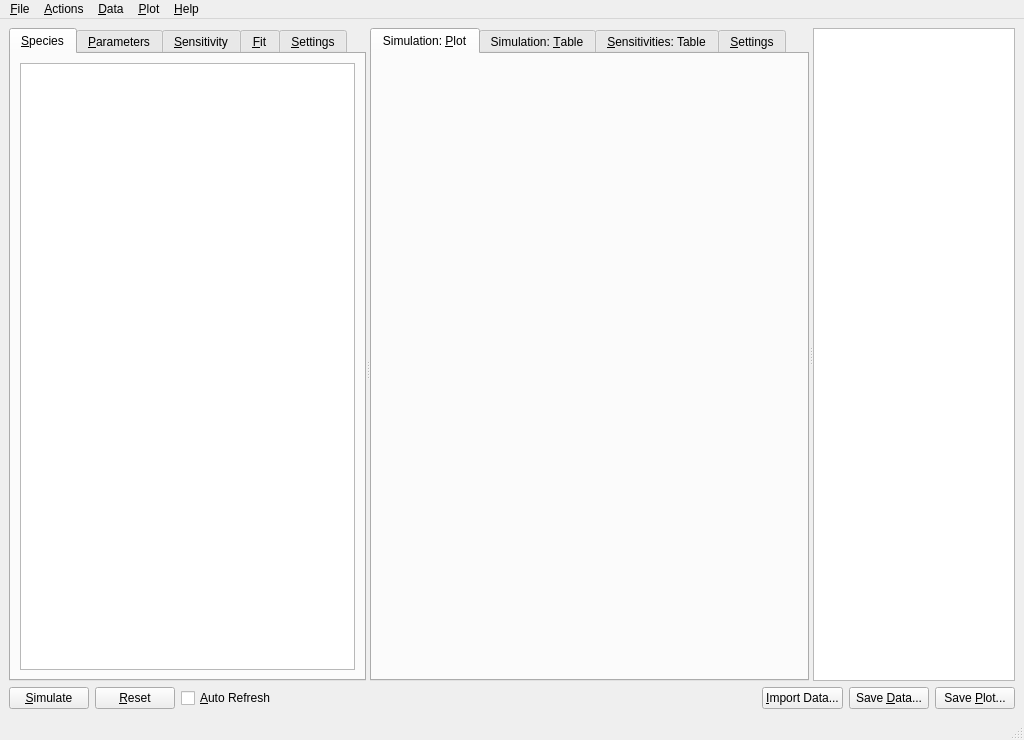
<?xml version="1.0" encoding="UTF-8"?>
<ui version="4.0">
 <class>SimulationWindow</class>
 <widget class="QMainWindow" name="SimulationWindow">
  <property name="geometry">
   <rect>
    <x>0</x>
    <y>0</y>
    <width>1024</width>
    <height>740</height>
   </rect>
  </property>
  <property name="windowTitle">
   <string>Simulation Workbench</string>
  </property>
  <widget class="QWidget" name="centralwidget">
   <property name="sizePolicy">
    <sizepolicy hsizetype="Preferred" vsizetype="Preferred">
     <horstretch>0</horstretch>
     <verstretch>10</verstretch>
    </sizepolicy>
   </property>
   <layout class="QHBoxLayout" name="horizontalLayout_3">
    <item>
     <widget class="QSplitter" name="splitter_2">
      <property name="orientation">
       <enum>Qt::Horizontal</enum>
      </property>
      <widget class="QWidget" name="layoutWidget">
       <layout class="QVBoxLayout" name="verticalLayout_6">
        <item>
         <widget class="QTabWidget" name="actionTabWidget">
          <property name="currentIndex">
           <number>0</number>
          </property>
          <widget class="QWidget" name="tabSpecies">
           <attribute name="title">
            <string>&amp;Species</string>
           </attribute>
           <layout class="QVBoxLayout" name="verticalLayout_5">
            <item>
             <widget class="QTableView" name="speciesTableView"/>
            </item>
           </layout>
          </widget>
          <widget class="QWidget" name="tabParameters">
           <attribute name="title">
            <string>&amp;Parameters</string>
           </attribute>
           <layout class="QVBoxLayout" name="verticalLayout">
            <item>
             <widget class="QTableView" name="parametersTableView"/>
            </item>
           </layout>
          </widget>
          <widget class="QWidget" name="tabSensitivity">
           <attribute name="title">
            <string>&amp;Sensitivity</string>
           </attribute>
           <layout class="QVBoxLayout" name="verticalLayout_2">
            <item>
             <widget class="QTableView" name="sensitivityTableView"/>
            </item>
            <item>
             <widget class="QPushButton" name="computeSensitivitiesButton">
              <property name="text">
               <string>Compute Sensitivities</string>
              </property>
             </widget>
            </item>
           </layout>
          </widget>
          <widget class="QWidget" name="tabFit">
           <attribute name="title">
            <string>&amp;Fit</string>
           </attribute>
           <layout class="QVBoxLayout" name="verticalLayout_3">
            <item>
             <widget class="QLabel" name="label_3">
              <property name="text">
               <string>This is an upcoming feature.</string>
              </property>
              <property name="alignment">
               <set>Qt::AlignCenter</set>
              </property>
             </widget>
            </item>
           </layout>
          </widget>
          <widget class="QWidget" name="tabSettings">
           <attribute name="title">
            <string>&amp;Settings</string>
           </attribute>
           <layout class="QVBoxLayout" name="verticalLayout_12">
            <item>
             <layout class="QVBoxLayout" name="verticalLayout_4">
              <item>
               <widget class="QGroupBox" name="groupBoxTimes">
                <property name="title">
                 <string>Time Settings</string>
                </property>
                <layout class="QGridLayout" name="gridLayout">
                 <item row="0" column="0">
                  <widget class="QLabel" name="labelStartTime">
                   <property name="text">
                    <string>Start Time</string>
                   </property>
                  </widget>
                 </item>
                 <item row="0" column="1">
                  <widget class="QLineEdit" name="lineEditStartTime">
                   <property name="text">
                    <string>0</string>
                   </property>
                  </widget>
                 </item>
                 <item row="1" column="0">
                  <widget class="QLabel" name="labelEndTime">
                   <property name="text">
                    <string>End Time</string>
                   </property>
                  </widget>
                 </item>
                 <item row="1" column="1">
                  <widget class="QLineEdit" name="lineEditEndTime">
                   <property name="text">
                    <string>100</string>
                   </property>
                  </widget>
                 </item>
                 <item row="2" column="0">
                  <widget class="QLabel" name="labelTimeUnit">
                   <property name="text">
                    <string>Time Unit</string>
                   </property>
                  </widget>
                 </item>
                 <item row="2" column="1">
                  <widget class="QLineEdit" name="lineEditTimeUnit">
                   <property name="text">
                    <string>d</string>
                   </property>
                  </widget>
                 </item>
                 <item row="3" column="0">
                  <widget class="QLabel" name="labelNumTimepoints">
                   <property name="text">
                    <string># Points</string>
                   </property>
                  </widget>
                 </item>
                 <item row="3" column="1">
                  <widget class="QLineEdit" name="lineEditNumTimepoints">
                   <property name="text">
                    <string>30</string>
                   </property>
                  </widget>
                 </item>
                </layout>
               </widget>
              </item>
              <item>
               <widget class="QGroupBox" name="groupBoxTolerances">
                <property name="sizePolicy">
                 <sizepolicy hsizetype="Preferred" vsizetype="Minimum">
                  <horstretch>0</horstretch>
                  <verstretch>0</verstretch>
                 </sizepolicy>
                </property>
                <property name="title">
                 <string>Tolerance Settings</string>
                </property>
                <property name="flat">
                 <bool>false</bool>
                </property>
                <property name="checkable">
                 <bool>false</bool>
                </property>
                <layout class="QGridLayout" name="gridLayout_2">
                 <item row="0" column="0">
                  <widget class="QLabel" name="labelTolerance1">
                   <property name="sizePolicy">
                    <sizepolicy hsizetype="Preferred" vsizetype="Minimum">
                     <horstretch>0</horstretch>
                     <verstretch>0</verstretch>
                    </sizepolicy>
                   </property>
                   <property name="text">
                    <string>Rel. Tolerance</string>
                   </property>
                  </widget>
                 </item>
                 <item row="0" column="1">
                  <widget class="QLineEdit" name="lineEditTolerance1">
                   <property name="text">
                    <string>9.9999999999999995E-07</string>
                   </property>
                  </widget>
                 </item>
                 <item row="1" column="0">
                  <widget class="QLabel" name="labelTolerance2">
                   <property name="sizePolicy">
                    <sizepolicy hsizetype="Preferred" vsizetype="Minimum">
                     <horstretch>0</horstretch>
                     <verstretch>0</verstretch>
                    </sizepolicy>
                   </property>
                   <property name="text">
                    <string>Tolerance 2</string>
                   </property>
                  </widget>
                 </item>
                 <item row="1" column="1">
                  <widget class="QLineEdit" name="lineEditTolerance2">
                   <property name="text">
                    <string>5.2499999999999995E-07</string>
                   </property>
                  </widget>
                 </item>
                 <item row="2" column="1">
                  <widget class="QLineEdit" name="lineEditTolerance3">
                   <property name="text">
                    <string>1.0000000000000000E+00</string>
                   </property>
                  </widget>
                 </item>
                 <item row="2" column="0">
                  <widget class="QLabel" name="labelTolerance3">
                   <property name="text">
                    <string>Tolerance 3</string>
                   </property>
                  </widget>
                 </item>
                </layout>
               </widget>
              </item>
              <item>
               <spacer name="verticalSpacer_2">
                <property name="orientation">
                 <enum>Qt::Vertical</enum>
                </property>
                <property name="sizeHint" stdset="0">
                 <size>
                  <width>20</width>
                  <height>238</height>
                 </size>
                </property>
               </spacer>
              </item>
             </layout>
            </item>
           </layout>
          </widget>
         </widget>
        </item>
        <item>
         <layout class="QHBoxLayout" name="horizontalLayout">
          <item>
           <widget class="QPushButton" name="simulateButton">
            <property name="text">
             <string>&amp;Simulate</string>
            </property>
           </widget>
          </item>
          <item>
           <widget class="QPushButton" name="resetButton">
            <property name="text">
             <string>&amp;Reset</string>
            </property>
           </widget>
          </item>
          <item>
           <widget class="QCheckBox" name="autoRefreshCheckBox">
            <property name="text">
             <string>&amp;Auto Refresh</string>
            </property>
           </widget>
          </item>
          <item>
           <spacer name="horizontalSpacer">
            <property name="orientation">
             <enum>Qt::Horizontal</enum>
            </property>
            <property name="sizeHint" stdset="0">
             <size>
              <width>28</width>
              <height>20</height>
             </size>
            </property>
           </spacer>
          </item>
         </layout>
        </item>
       </layout>
      </widget>
      <widget class="QWidget" name="layoutWidget">
       <layout class="QVBoxLayout" name="verticalLayout_8">
        <item>
         <widget class="QSplitter" name="splitter">
          <property name="sizePolicy">
           <sizepolicy hsizetype="Expanding" vsizetype="Expanding">
            <horstretch>0</horstretch>
            <verstretch>0</verstretch>
           </sizepolicy>
          </property>
          <property name="orientation">
           <enum>Qt::Horizontal</enum>
          </property>
          <widget class="QTabWidget" name="dataTabWidget">
           <property name="sizePolicy">
            <sizepolicy hsizetype="Expanding" vsizetype="Expanding">
             <horstretch>2</horstretch>
             <verstretch>0</verstretch>
            </sizepolicy>
           </property>
           <property name="currentIndex">
            <number>0</number>
           </property>
           <widget class="QWidget" name="tabPlot">
            <attribute name="title">
             <string>Simulation: &amp;Plot</string>
            </attribute>
           </widget>
           <widget class="QWidget" name="tabTable">
            <attribute name="title">
             <string>Simulation: &amp;Table</string>
            </attribute>
            <layout class="QVBoxLayout" name="verticalLayout_7">
             <item>
              <widget class="QTableWidget" name="dataTableWidget">
               <property name="sizePolicy">
                <sizepolicy hsizetype="Expanding" vsizetype="Expanding">
                 <horstretch>0</horstretch>
                 <verstretch>0</verstretch>
                </sizepolicy>
               </property>
              </widget>
             </item>
            </layout>
           </widget>
           <widget class="QWidget" name="tabSensitivityTable">
            <attribute name="title">
             <string>&amp;Sensitivities: Table</string>
            </attribute>
            <layout class="QHBoxLayout" name="horizontalLayout_4">
             <item>
              <widget class="QTableWidget" name="sensitivitiesTableWidget"/>
             </item>
            </layout>
           </widget>
           <widget class="QWidget" name="tabSettings">
            <attribute name="title">
             <string>&amp;Settings</string>
            </attribute>
            <layout class="QVBoxLayout" name="verticalLayout_11">
             <item>
              <widget class="QGroupBox" name="groupBox">
               <property name="title">
                <string>Plot Settings</string>
               </property>
               <layout class="QVBoxLayout" name="verticalLayout_10">
                <item>
                 <layout class="QVBoxLayout" name="verticalLayout_9">
                  <item>
                   <widget class="QCheckBox" name="showLegendCheckBox">
                    <property name="text">
                     <string>Show Legend</string>
                    </property>
                   </widget>
                  </item>
                  <item>
                   <widget class="QCheckBox" name="logYAxisCheckBox">
                    <property name="text">
                     <string>Logarithmic Y Axis</string>
                    </property>
                   </widget>
                  </item>
                 </layout>
                </item>
               </layout>
              </widget>
             </item>
             <item>
              <spacer name="verticalSpacer">
               <property name="orientation">
                <enum>Qt::Vertical</enum>
               </property>
               <property name="sizeHint" stdset="0">
                <size>
                 <width>20</width>
                 <height>452</height>
                </size>
               </property>
              </spacer>
             </item>
            </layout>
           </widget>
          </widget>
          <widget class="QTableView" name="dataSourceTableView">
           <property name="sizePolicy">
            <sizepolicy hsizetype="Preferred" vsizetype="Expanding">
             <horstretch>1</horstretch>
             <verstretch>0</verstretch>
            </sizepolicy>
           </property>
           <property name="minimumSize">
            <size>
             <width>100</width>
             <height>0</height>
            </size>
           </property>
           <property name="maximumSize">
            <size>
             <width>300</width>
             <height>16777215</height>
            </size>
           </property>
          </widget>
         </widget>
        </item>
        <item>
         <layout class="QHBoxLayout" name="horizontalLayout_2">
          <item>
           <spacer name="horizontalSpacer_2">
            <property name="orientation">
             <enum>Qt::Horizontal</enum>
            </property>
            <property name="sizeHint" stdset="0">
             <size>
              <width>128</width>
              <height>20</height>
             </size>
            </property>
           </spacer>
          </item>
          <item>
           <widget class="QPushButton" name="importButton">
            <property name="text">
             <string>&amp;Import Data...</string>
            </property>
           </widget>
          </item>
          <item>
           <widget class="QPushButton" name="saveDataButton">
            <property name="text">
             <string>Save &amp;Data...</string>
            </property>
           </widget>
          </item>
          <item>
           <widget class="QPushButton" name="savePlotButton">
            <property name="text">
             <string>Save &amp;Plot...</string>
            </property>
           </widget>
          </item>
         </layout>
        </item>
       </layout>
      </widget>
     </widget>
    </item>
   </layout>
  </widget>
  <widget class="QMenuBar" name="menubar">
   <property name="geometry">
    <rect>
     <x>0</x>
     <y>0</y>
     <width>1024</width>
     <height>25</height>
    </rect>
   </property>
   <widget class="QMenu" name="menuFile">
    <property name="title">
     <string>&amp;File</string>
    </property>
    <addaction name="actionClose"/>
   </widget>
   <widget class="QMenu" name="menuHelp">
    <property name="title">
     <string>&amp;Help</string>
    </property>
    <addaction name="actionAbout"/>
   </widget>
   <widget class="QMenu" name="menuActions">
    <property name="title">
     <string>&amp;Actions</string>
    </property>
    <addaction name="actionSimulate"/>
    <addaction name="actionComputeSensitivities"/>
    <addaction name="actionReset"/>
   </widget>
   <widget class="QMenu" name="menuData">
    <property name="title">
     <string>&amp;Data</string>
    </property>
    <addaction name="actionImport"/>
    <addaction name="actionSaveData"/>
   </widget>
   <widget class="QMenu" name="menuPlot">
    <property name="title">
     <string>&amp;Plot</string>
    </property>
    <addaction name="actionSavePlot"/>
   </widget>
   <addaction name="menuFile"/>
   <addaction name="menuActions"/>
   <addaction name="menuData"/>
   <addaction name="menuPlot"/>
   <addaction name="menuHelp"/>
  </widget>
  <widget class="QStatusBar" name="statusbar"/>
  <action name="actionClose">
   <property name="text">
    <string>&amp;Close</string>
   </property>
   <property name="toolTip">
    <string>Close the Workbench</string>
   </property>
   <property name="shortcut">
    <string>Ctrl+Q</string>
   </property>
  </action>
  <action name="actionAbout">
   <property name="text">
    <string>About</string>
   </property>
   <property name="shortcut">
    <string>F1</string>
   </property>
  </action>
  <action name="actionSimulate">
   <property name="text">
    <string>&amp;Simulate</string>
   </property>
   <property name="toolTip">
    <string>Simulate with current settings</string>
   </property>
   <property name="shortcut">
    <string>Ctrl+S</string>
   </property>
  </action>
  <action name="actionReset">
   <property name="text">
    <string>&amp;Reset</string>
   </property>
   <property name="shortcut">
    <string>Ctrl+R</string>
   </property>
  </action>
  <action name="actionImport">
   <property name="text">
    <string>&amp;Import</string>
   </property>
   <property name="shortcut">
    <string>Ctrl+I</string>
   </property>
  </action>
  <action name="actionSaveData">
   <property name="text">
    <string>&amp;Save</string>
   </property>
   <property name="toolTip">
    <string>Save Data</string>
   </property>
   <property name="shortcut">
    <string>Ctrl+D</string>
   </property>
  </action>
  <action name="actionSavePlot">
   <property name="text">
    <string>&amp;Save</string>
   </property>
   <property name="toolTip">
    <string>Save Plot</string>
   </property>
   <property name="shortcut">
    <string>Ctrl+P</string>
   </property>
  </action>
  <action name="actionAutoRefresh">
   <property name="checkable">
    <bool>true</bool>
   </property>
   <property name="text">
    <string>Auto Refresh</string>
   </property>
   <property name="toolTip">
    <string>Simulation will occur automatically if enabled</string>
   </property>
   <property name="shortcut">
    <string>Ctrl+A</string>
   </property>
  </action>
  <action name="actionComputeSensitivities">
   <property name="text">
    <string>Compute Sensitivities</string>
   </property>
   <property name="toolTip">
    <string>Compute sensitivities of the currently selected Species</string>
   </property>
  </action>
 </widget>
 <resources>
  <include location="../resources.qrc"/>
 </resources>
 <connections>
  <connection>
   <sender>actionClose</sender>
   <signal>activated()</signal>
   <receiver>SimulationWindow</receiver>
   <slot>close()</slot>
   <hints>
    <hint type="sourcelabel">
     <x>-1</x>
     <y>-1</y>
    </hint>
    <hint type="destinationlabel">
     <x>499</x>
     <y>349</y>
    </hint>
   </hints>
  </connection>
  <connection>
   <sender>simulateButton</sender>
   <signal>clicked()</signal>
   <receiver>actionSimulate</receiver>
   <slot>trigger()</slot>
   <hints>
    <hint type="sourcelabel">
     <x>53</x>
     <y>653</y>
    </hint>
    <hint type="destinationlabel">
     <x>-1</x>
     <y>-1</y>
    </hint>
   </hints>
  </connection>
  <connection>
   <sender>resetButton</sender>
   <signal>clicked()</signal>
   <receiver>actionReset</receiver>
   <slot>trigger()</slot>
   <hints>
    <hint type="sourcelabel">
     <x>144</x>
     <y>653</y>
    </hint>
    <hint type="destinationlabel">
     <x>-1</x>
     <y>-1</y>
    </hint>
   </hints>
  </connection>
  <connection>
   <sender>importButton</sender>
   <signal>clicked()</signal>
   <receiver>actionImport</receiver>
   <slot>trigger()</slot>
   <hints>
    <hint type="sourcelabel">
     <x>734</x>
     <y>653</y>
    </hint>
    <hint type="destinationlabel">
     <x>-1</x>
     <y>-1</y>
    </hint>
   </hints>
  </connection>
  <connection>
   <sender>saveDataButton</sender>
   <signal>clicked()</signal>
   <receiver>actionSaveData</receiver>
   <slot>trigger()</slot>
   <hints>
    <hint type="sourcelabel">
     <x>843</x>
     <y>653</y>
    </hint>
    <hint type="destinationlabel">
     <x>-1</x>
     <y>-1</y>
    </hint>
   </hints>
  </connection>
  <connection>
   <sender>savePlotButton</sender>
   <signal>clicked()</signal>
   <receiver>actionSavePlot</receiver>
   <slot>trigger()</slot>
   <hints>
    <hint type="sourcelabel">
     <x>943</x>
     <y>653</y>
    </hint>
    <hint type="destinationlabel">
     <x>-1</x>
     <y>-1</y>
    </hint>
   </hints>
  </connection>
  <connection>
   <sender>autoRefreshCheckBox</sender>
   <signal>toggled(bool)</signal>
   <receiver>actionAutoRefresh</receiver>
   <slot>setChecked(bool)</slot>
   <hints>
    <hint type="sourcelabel">
     <x>248</x>
     <y>652</y>
    </hint>
    <hint type="destinationlabel">
     <x>-1</x>
     <y>-1</y>
    </hint>
   </hints>
  </connection>
  <connection>
   <sender>computeSensitivitiesButton</sender>
   <signal>clicked()</signal>
   <receiver>actionComputeSensitivities</receiver>
   <slot>trigger()</slot>
   <hints>
    <hint type="sourcelabel">
     <x>196</x>
     <y>608</y>
    </hint>
    <hint type="destinationlabel">
     <x>-1</x>
     <y>-1</y>
    </hint>
   </hints>
  </connection>
 </connections>
</ui>
